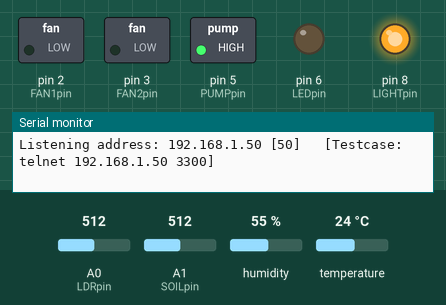
Bench run of a sketch on a simulated Arduino Uno, built with avr-gcc and run on an emulated ATmega328P. Shown: switched loads named in the sketch (green lamp = pin HIGH), output pins drawn as LEDs (lit = HIGH), the last lines printed to the serial monitor. Inputs (shaded band) come from the test bench; at power-on: humidity 55 %, A0 (LDRpin) = 512, A1 (SOILpin) = 512, temperature 24 °C. WiFi joins after 1.5 s; servers stay silent unless stated.

Above: at 2.8 s.
2.9 s: humidity set to 84 %
At 5.6 s:
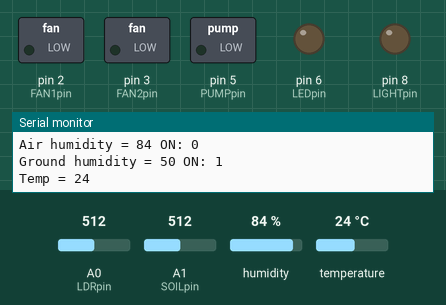
6.5 s: humidity set to 87 %
At 10.5 s:
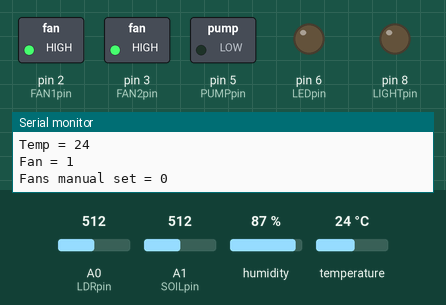
11.5 s: A0 (LDRpin) set to 319
16.2 s: A0 (LDRpin) set to 294
At 20.6 s:
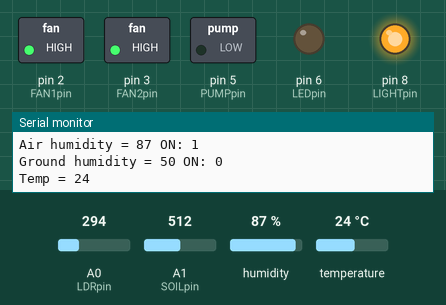
21.5 s: A1 (SOILpin) set to 324
26.2 s: A1 (SOILpin) set to 293
At 30.6 s:
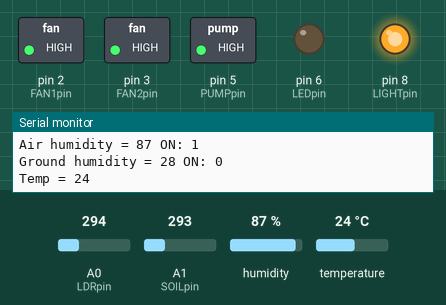
Timing chart, 0 to 32.1 s (numbered marks = the images above; inputs shaded):
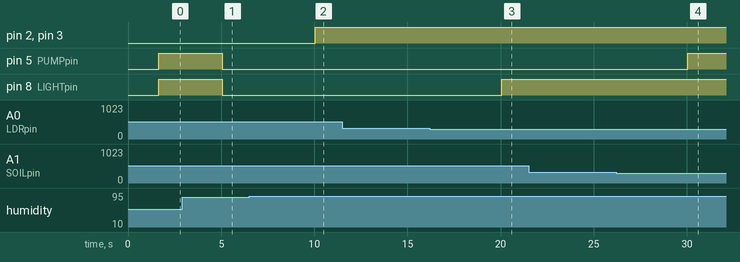

The sketch:

ArduinoServer.ino
```cpp
bool debug = true;

// Include files.
#include <dht.h>                  // humidity / temperature sensor
#include <SPI.h>                  // Ethernet shield uses SPI-interface
#include <Ethernet.h>             // Ethernet library (use Ethernet2.h for new ethernet shield v2)

// Set Ethernet Shield MAC address  (check yours)
byte mac[] = { 0x40, 0x6c, 0x8f, 0x36, 0x84, 0x8a }; // Ethernet adapter shield
int ethPort = 3300;                                  // Take a free port (check your router)
EthernetServer server(ethPort);                      // EthernetServer instance (listening on port <ethPort>).
bool connected = false;                              // Used for retrying DHCP

dht DHT;

#define LDRpin A0     // Pin Light Sensor
#define SOILpin A1    // Pin Soil Humidity Sensor
#define FAN1pin 2     // Pin Fans
#define FAN2pin 3     // Pin Fans
#define PUMPpin 5     // Pin Waterpump
#define LEDpin 6      // Led shows if client connected
#define DHT11pin 7    // Pin Air Humidity and Temperature Sensor
#define LIGHTpin 8    // Pin Light

bool fansOn = false;
bool pumpOn = false;
bool lightOn = false;

bool pumpManualSet = false;   //If true the pump doesn't rely on soilhumidity, instead just listens to the app
bool fanManualSet = false;    //If true the fans don't rely on timer, instead just listens to the app
bool lightManualSet = false;    //If true the light don't rely on lightmeter, instead just listens to the app

int temp, airhumidity, soilhumidity, light = 0;      // Variables for dht sensor
int airTime = 3600;                                  // each airTime in seconds put fans on for 1 min

unsigned long updateValuesPreviousMillis = 0;                 // Cares for a count
const long updateValuesInterval = 5000;                      // interval how long fans must be on (milliseconds)

unsigned long pumpManualSetPreviousMillis = 0;                 // Cares for a count
const long pumpManualSetInterval = 30000;                      // interval how long fans must be on (milliseconds)

void setup()
{
   Serial.begin(9600);

   pinMode(LEDpin, OUTPUT);
   digitalWrite(LEDpin, LOW);
   pinMode(FAN1pin, OUTPUT);
   digitalWrite(FAN1pin, LOW);
   pinMode(FAN2pin, OUTPUT);
   digitalWrite(FAN2pin, LOW);
   pinMode(PUMPpin, OUTPUT);
   digitalWrite(PUMPpin, LOW);
   pinMode(LIGHTpin, OUTPUT);
   digitalWrite(LIGHTpin, LOW);

   Serial.println("Server started, trying to get IP...");

   //Try to get an IP address from the DHCP server.
   if (Ethernet.begin(mac) == 0)
   {
      Serial.println("Could not obtain IP-address from DHCP");
      Serial.println("Retry in 10 seconds");
      delay(10000);

      for (int i = 0; i < 10; i++) {
        if (Ethernet.begin(mac) != 0) {
          connected = true;
          return;
        } else {
          Serial.print("Try "); Serial.print(i); Serial.println(" failed");
          Serial.println("Retry in 10 seconds");
          delay(10000);
        }
      }

      if (!connected) {
        Serial.println("Could not get ip from DHCP, stopped retrying");

        while (true){     // no point in carrying on, so do nothing forevermore; check your router

        }
      }
   }

   Serial.println("Ethernetboard connected (pins 10, 11, 12, 13 and SPI)");
   Serial.println("Connect to DHCP source in local network (blinking led -> waiting for connection)");

   //Start the ethernet server.
   server.begin();

   // Print IP-address and led indication of server state
   Serial.print("Listening address: ");
   Serial.print(Ethernet.localIP());

   // for hardware debug: LED indication of server state: blinking = waiting for connection
   int IPnr = getIPComputerNumber(Ethernet.localIP());   // Get computernumber in local network 192.168.1.3 -> 3)
   Serial.print(" ["); Serial.print(IPnr); Serial.print("] ");
   Serial.print("  [Testcase: telnet "); Serial.print(Ethernet.localIP()); Serial.print(" "); Serial.print(ethPort); Serial.println("]");
}

void loop()
{
   // Listen for incomming connection (app)
   EthernetClient ethernetClient = server.available();

   if (!ethernetClient) {
      DoActionsNeeded();
      return; // wait for connection
   }

   Serial.println("Application connected");
   digitalWrite(LEDpin, HIGH);

   // Do what needs to be done while the socket is connected.
   while (ethernetClient.connected())
   {
      // Check if actions needed
      DoActionsNeeded();

      // Execute when byte is received.
      while (ethernetClient.available())
      {
        // Read client character
         char inByte = ethernetClient.read();   // Get byte from the client.
         executeCommand(inByte);                // Wait for command to execute
         inByte = NULL;                         // Reset the read byte.
      }
   }

   digitalWrite(LEDpin, LOW);
   changeLightState(false);
   changeFanState(false);
   changePumpState(false);

   lightManualSet = false;
   pumpManualSet = false;
   fanManualSet = false;
   Serial.println("Application disonnected");
}

// Calls multiple functions and acts on values
void DoActionsNeeded() {
  unsigned long currentMillis = millis();

  if (currentMillis - updateValuesPreviousMillis >= updateValuesInterval) {
    Serial.println("Updating all sensor values");
    updateValuesPreviousMillis = currentMillis;
    updateTempAndHumidity();
    soilhumidity = getSoilHumidity(100);
    light = getLight(100);

    Serial.println("New Values");
    Serial.print("Light = ");
    Serial.print(light);
    Serial.print(" ON: ");
    Serial.println(lightOn);
    Serial.print("Air humidity = ");
    Serial.print(airhumidity);
    Serial.print(" ON: ");
    Serial.println(fansOn);
    Serial.print("Ground humidity = ");
    Serial.print(soilhumidity);
    Serial.print(" ON: ");
    Serial.println(pumpOn);
    Serial.print("Temp = ");
    Serial.println(temp);
  }

  if (!pumpManualSet && soilhumidity < 30 && !pumpOn) { // Check if soilhumidity is to low
    changePumpState(true);
  } else if (!pumpManualSet && pumpOn && soilhumidity >= 50) {
    changePumpState(false);
  }

  if (!fanManualSet && !fansOn && airhumidity > 85) {
    changeFanState(true);
  } else if (!fanManualSet && fansOn && airhumidity < 75) {
    changeFanState(false);
  }

  if (!lightManualSet && light < 30 && !lightOn) { // Check if light is needed
    changeLightState(true);
  } else if (!lightManualSet && light > 30 && lightOn) {
    changeLightState(false);
  }
}

// Implementation of (simple) protocol between app and Arduino
// Request (from app) is single char ('a', 's', 't', 'i' etc.)
// Response (to app) is 4 chars  (not all commands demand a response)
void executeCommand(char cmd)
{
  char buf[4] = {'\0', '\0', '\0', '\0'};

  // Command protocol
  Serial.print("App send ["); Serial.print(cmd); Serial.println("] -> ");

  switch (cmd) {
    case 'h':
      intToCharBuf(soilhumidity, buf, 4);
      server.write(buf, 4);
      Serial.print("Send soil humidity: "); Serial.println(buf);
      break;
    case 'a':
      intToCharBuf(airhumidity, buf, 4);
      server.write(buf, 4);
      Serial.print("Send air humidity: "); Serial.println(buf);
      break;
    case 't':
      intToCharBuf(temp, buf, 4);
      server.write(buf, 4);
      Serial.print("Send temp: "); Serial.println(buf);
      break;
    case 'l':
      intToCharBuf(light, buf, 4);
      server.write(buf, 4);
      Serial.print("Send light: "); Serial.println(buf);
      break;
    case 'R':
      pumpManualSet = true;
      changePumpState(true);
      break;
    case 'r':
      pumpManualSet = false;
      changePumpState(false);
      break;
    case 'W':
      fanManualSet = true;
      changeFanState(true);
      break;
    case 'w':
      fanManualSet = false;
      changeFanState(false);
      break;
    case 'Z':
    lightManualSet = true;
      changeLightState(true);
      break;
    case 'z':
      lightManualSet = false;
      changeLightState(false);
      break;
    default:
      break;
    }
}

// Get temperature
int updateTempAndHumidity()
{
  int chk = DHT.read11(DHT11pin);
  temp = DHT.temperature;
  airhumidity = DHT.humidity;
}

int getSoilHumidity(int maxval) { //FUNCTION STILL HAS TO BE MADE
  return map(analogRead(SOILpin), 0, 1023, 0, maxval);
}

int getLight(int maxval) {
  return map(analogRead(LDRpin), 0, 1023, 0, maxval);
}

void changeLightState(bool on) {
  if (on) {
    digitalWrite(LIGHTpin, HIGH);
    lightOn = true;
  } else {
    digitalWrite(LIGHTpin, LOW);
    lightOn = false;
  }
}

void changeFanState(bool on) {
  if (on) {
    digitalWrite(FAN1pin, HIGH);
    digitalWrite(FAN2pin, HIGH);
    fansOn = true;
  } else {
    digitalWrite(FAN1pin, LOW);
    digitalWrite(FAN2pin, LOW);
    fansOn = false;
  }

  Serial.print("Fan = ");
  Serial.println(fansOn);
  Serial.print("Fans manual set = ");
  Serial.println(fanManualSet);
}

void changePumpState(bool on) {
  if (on) {
    digitalWrite(PUMPpin, HIGH);
    pumpOn = true;
  } else {
    digitalWrite(PUMPpin, LOW);
    pumpOn = false;
  }
}

// Convert int <val> char buffer with length <len>
void intToCharBuf(int val, char buf[], int len)
{
   String s;
   s = String(val);                        // convert tot string
   if (s.length() == 1) s = "0" + s;       // prefix redundant "0"
   if (s.length() == 2) s = "0" + s;       // prefix redundant "0" if needed again
   s = s + "\n";                           // add newline
   s.toCharArray(buf, len);                // convert string to char-buffer
}

// Convert IPAddress tot String (e.g. "192.168.1.105")
String IPAddressToString(IPAddress address)
{
    return String(address[0]) + "." +
           String(address[1]) + "." +
           String(address[2]) + "." +
           String(address[3]);
}

// Returns B-class network-id: 192.168.1.3 -> 1)
int getIPClassB(IPAddress address)
{
    return address[2];
}

// Returns computernumber in local network: 192.168.1.3 -> 3)
int getIPComputerNumber(IPAddress address)
{
    return address[3];
}

// Returns computernumber in local network: 192.168.1.105 -> 5)
int getIPComputerNumberOffset(IPAddress address, int offset)
{
    return getIPComputerNumber(address) - offset;
}
```

Measured:
- the behaviour switches between 85 and 86 % on humidity (found by bisection; images 1 and 2)
- the behaviour switches between 307 and 306 on A0 (LDRpin) (found by bisection; images 2 and 3)
- the behaviour switches between 307 and 306 on A1 (SOILpin) (found by bisection; images 3 and 4)
- after the input at 6.5 s, pin 2 (FAN1pin), pin 3 (FAN2pin): LOW → HIGH after 3.6 s
- after the input at 16.2 s, pin 8 (LIGHTpin): LOW → HIGH after 3.9 s
- after the input at 26.2 s, pin 5 (PUMPpin): LOW → HIGH after 3.9 s
